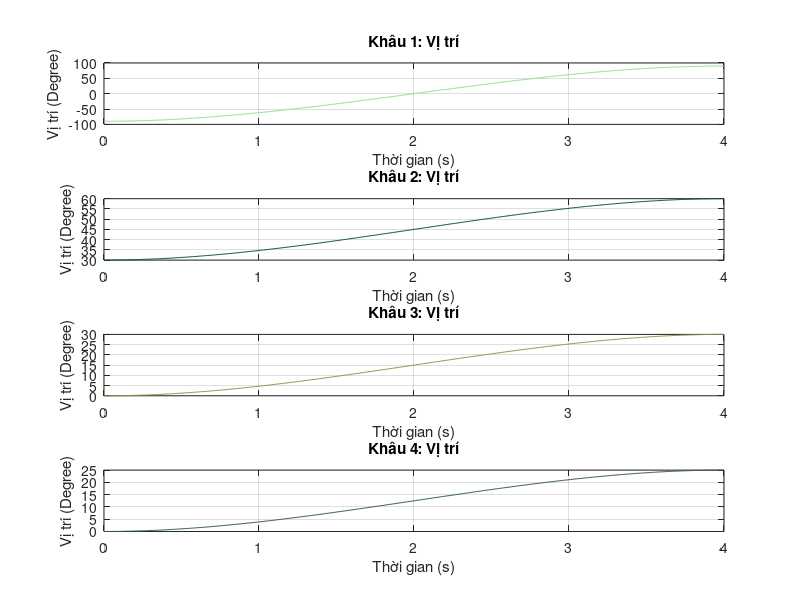
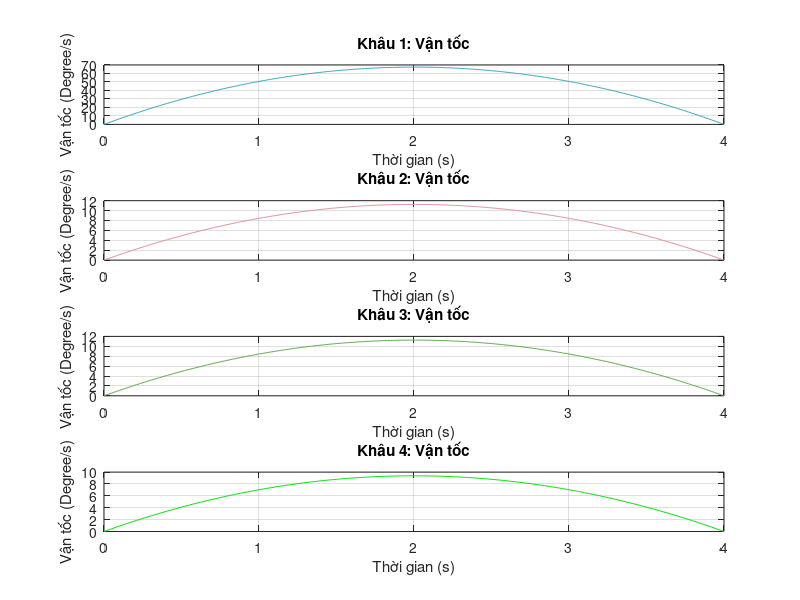
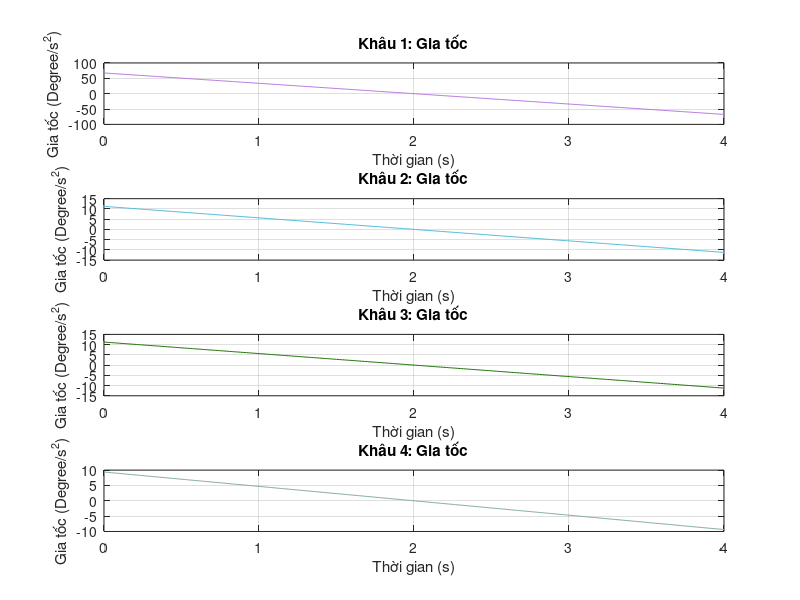

Write the MATLAB code that produced these figures, in order.
clc
close all
% Các thông số của robot
H = 62;
D1 = 176;
L1 = 91;
L2 = 122;
L3 = 77;
L4 = 78;
% Định nghĩa các thông số của quỹ đạo
theta_0 = [-90, 30, 0, 0]; % Vị trí ban đầu của các joint
theta_f = [90, 60, 30, 25]; % Vị trí cuối của các joint
tf = 4; % Thời gian di chuyển từ q0 đến qf
t = 0:0.01:tf; % Thời điểm
% Tính toán các hệ số cho mỗi joint
a0 = theta_0;
a1 = zeros(1, 4);
a2 = 3 * (theta_f - theta_0) / tf^2;
a3 = -2 * (theta_f - theta_0) / tf^3;
% Tính toán quỹ đạo cho mỗi joint
qt = zeros(length(t), 4);
vt = zeros(length(t), 4);
at = zeros(length(t), 4);
for i = 1:4
    qt(:, i) = a0(i) + a1(i) * t + a2(i) * t.^2 + a3(i) * t.^3;
    vt(:, i) = a1(i) + 2 * a2(i) * t + 3 * a3(i) * t.^2;
    at(:, i) = 2 * a2(i) + 6 * a3(i) * t;
    % Động học thuận
    % Thêm mô hình động học của robot vào đây
    %orques(:, i) = compute_forward_dynamics(H, D1, L1, L2, L3, L4, qt(:, i), vt(:, i), at(:, i), t);
end
% Vẽ đồ thị
figure
for i = 1:4
    % Subplot cho vị trí
    subplot(4, 1, i)
    plot(t, qt(:, i), 'Color', rand(1,3));
    title(['Khâu ' num2str(i) ':' ' Vị trí']);
    xlabel('Thời gian (s)');
    ylabel('Vị trí (Degree)');
    grid on
end
% Tạo figure mới để vẽ các đồ thị còn lại
figure
for i = 1:4
    % Subplot cho vận tốc
    subplot(4, 1, i)
    plot(t, vt(:, i), 'Color', rand(1,3));
    title(['Khâu ' num2str(i) ':' ' Vận tốc']);
    xlabel('Thời gian (s)');
    ylabel('Vận tốc (Degree/s)');
    grid on
end

% Tạo figure mới để vẽ các đồ thị còn lại
figure
for i = 1:4
    % Subplot cho gia tốc
    subplot(4, 1, i)
    plot(t, at(:, i), 'Color', rand(1,3));
    title(['Khâu ' num2str(i) ':' ' Gia tốc']);
    xlabel('Thời gian (s)');
    ylabel('Gia tốc (Degree/s^2)');
    grid on
end
